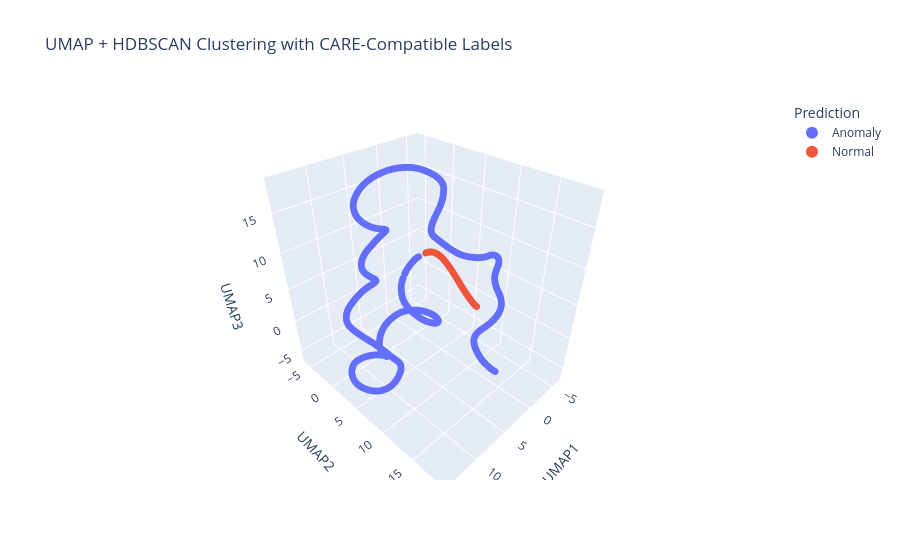

The notebook cell saved with this chart:
### Markdown cell above
# For DATASET 44.csv

### Code cell
df_vis=full_clustering_pipeline(df_hourly_test_44, fault_start=52704, fault_end=62138)
